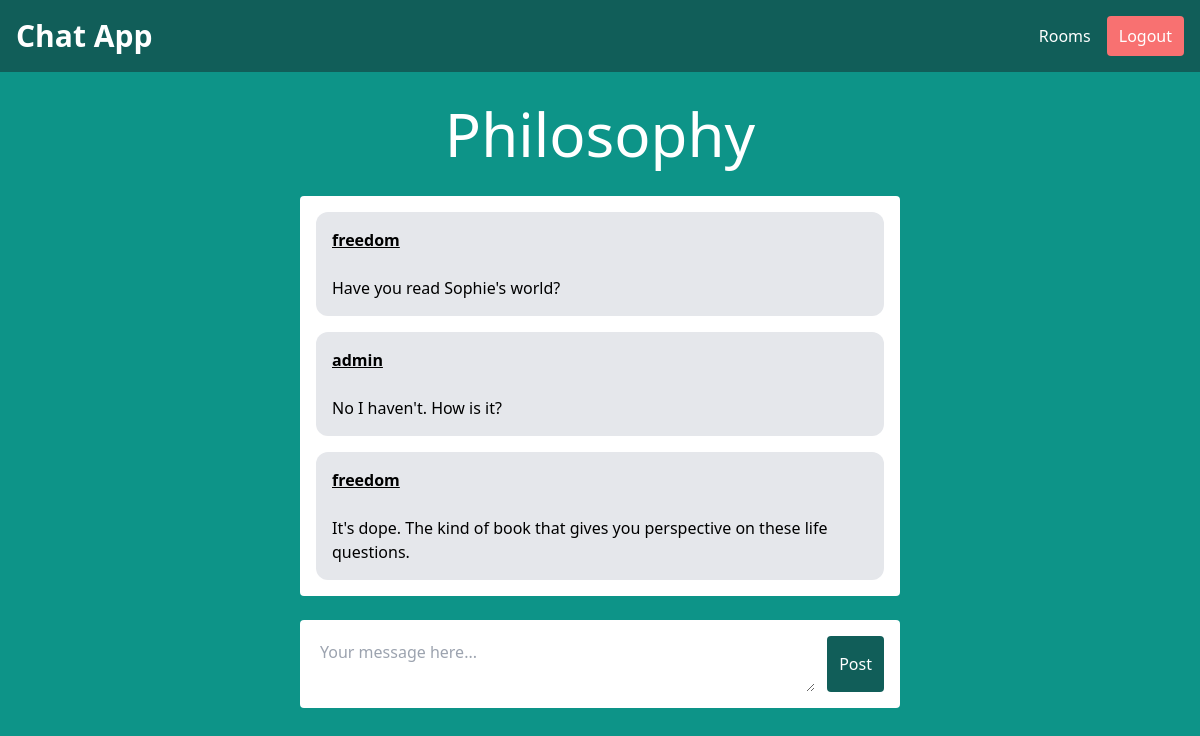
/chatrooms/philosophy/ (signed in), run on the app's committed database.
### chatrooms/models.py (models this page shows, shortened)
class ChatRoom(models.Model):
    name = models.CharField(max_length=225)
    slug = models.SlugField(unique=True)

class ChatMessage(models.Model):
    room = models.ForeignKey(ChatRoom, related_name='messages', on_delete=models.CASCADE)
    user = models.ForeignKey(User, related_name='messages', on_delete=models.CASCADE)
    content = models.TextField()
    date_added = models.DateTimeField(auto_now_add=True)
    class Meta:
        ordering = ['date_added']

### chatrooms/views.py (the view)
# urls.py: path('<slug:slug>/', views.chatroom, name='chatroom'),
@login_required
def chatroom(request, slug):
    room = ChatRoom.objects.get(slug=slug)
    messages = ChatMessage.objects.filter(room=room)[0:25]
    context = {
        'chatroom': room,
        'messages': messages,
    }
    return render(request, 'chatrooms/chatroom.html', context)

### chatrooms/templates/chatrooms/chatroom.html (shortened to what this page needs)
{% extends 'base.html' %}
{% load static %}
{% block body %}
<div class="text-white">
  {% if chatroom %}
  <div class="p-8 lg:p-18 text-center">
    <h1 class="text-3xl lg:text-6xl">{{ chatroom.name }}</h1>
  </div>
  <div
    class="lg:w-2/4 mx-4 lg:mx-auto p-4 bg-white rounded"
    id="chat-messages-container"
  >
    {% if messages %}
    <div class="chat-messages space-y-4" id="chat-messages">
      {% for message in messages %}
      <div class="p-4 bg-gray-200 rounded-xl text-black">
        <p class="font-semibold underline">{{ message.user.username}}</p>
        <br />
        <p>{{ message.content }}</p>
      </div>
      {% endfor %}
    </div>
    {% endif %}
  </div>
  <br />
  <div class="lg:w-2/4 mx-6 lg:mx-auto p-4 bg-white rounded">
    <form action="." method="post" class="flex">
      <textarea
        name="message"
        id="chat-message-input"
        placeholder="Your message here..."
        class="flex-1 mr-3 w-full p-1 text-black"
      ></textarea>
      <button
        type="submit"
        id="chat-message-submit"
        class="px-3 py-2 rounded block text-white hover:text-gray-200 bg-teal-800"
      >
        Post
      </button>
    </form>
  </div>
  {% endif %}
</div>
{% endblock %}

### templates/base.html (shortened to what this page needs)
{% load static %}
<!DOCTYPE html>
<html lang="en">
  <head>
    <script src="https://cdn.tailwindcss.com"></script>
    <link rel="stylesheet" href="{% static 'css/styles.css' %}" />
  </head>
  <body>
    <nav class="flex items-center justify-between px-4 py-4 bg-teal-800">
      <div>
        <a href="{% url 'home' %}" class="text-3xl text-white font-semibold"
          >Chat App</a
        >
      </div>
      <div class="flex items-center space-x-4">
        <a
          href="{% url 'rooms' %}"
          class="text-white hover:text-gray-200 hover:underline"
          >Rooms</a
        >
        {% if user.is_authenticated %}
        <a
          href="{% url 'logout' %}"
          class="px-3 py-2 rounded text-white hover:text-gray-200 bg-red-400"
          >Logout</a
        >
        {% else %}
        <a
          href="{% url 'signup' %}"
          class="px-3 py-2 rounded text-white hover:text-gray-200 bg-teal-600"
          >Signup</a
        >
        {% endif %}
      </div>
    </nav>
    <div class="min-h-screen bg-teal-600">
      {% block body %}{% endblock %}
    </div>
  </body>
</html>

### templates/base.html (style rules this page uses)
#chat-messages-container { max-height: 400px; overflow-y: auto; }

### data on the page
ChatRoom: name "Philosophy"
ChatMessage: user.username "freedom", content "Have you read Sophie's world?"
ChatMessage: user.username "admin", content "No I haven't. How is it?"
ChatMessage: user.username "freedom", content "It's dope. The kind of book that gives you perspective on these life questions."
